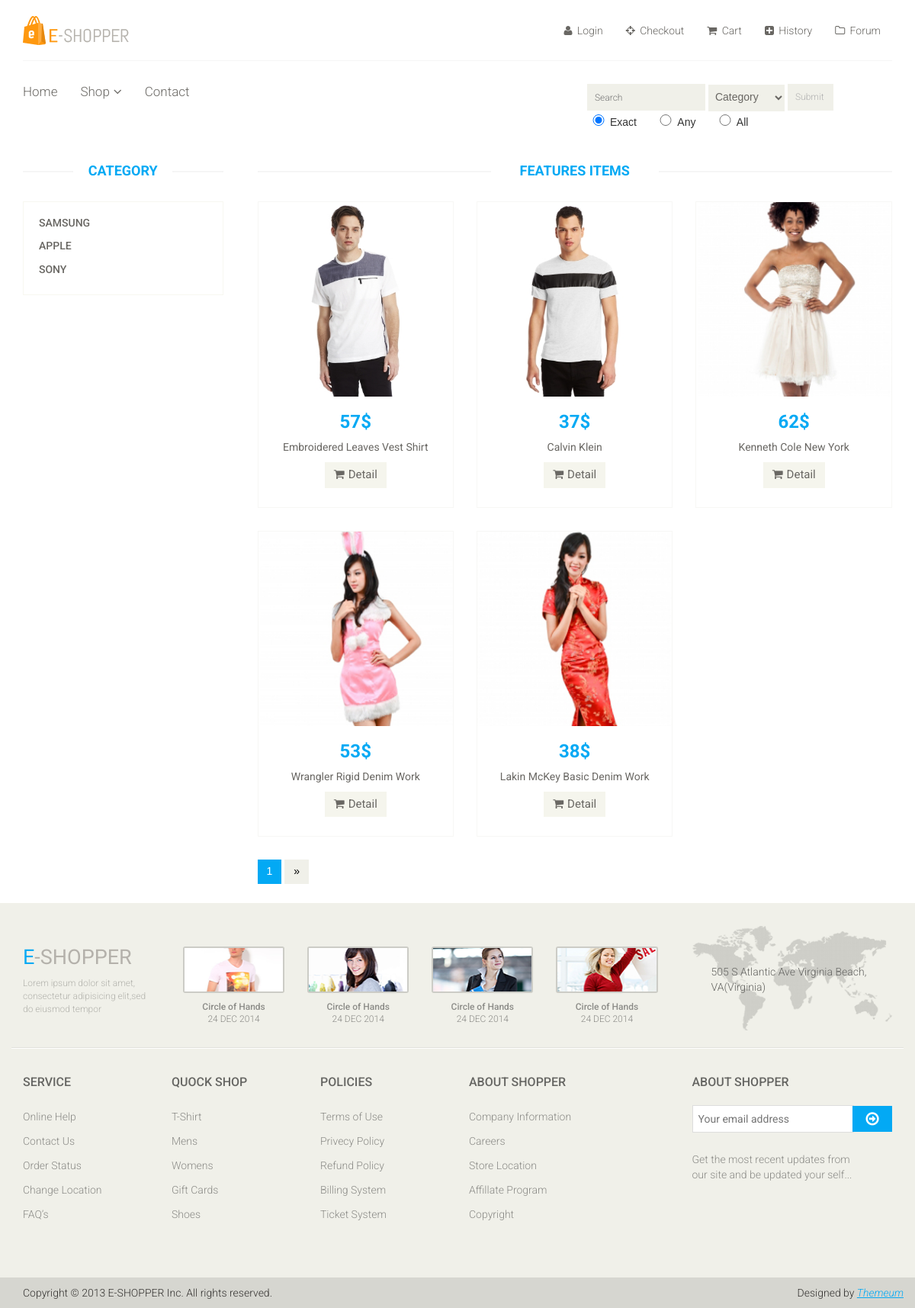
Screenshot of /shop.php?cat=Sony&i=1 with the database file from the repository.
### tables this page shows
CREATE TABLE IF NOT EXISTS `category` (
  `ID` int(11) NOT NULL,
  `Name` varchar(15) NOT NULL
);

CREATE TABLE IF NOT EXISTS `item` (
  `ID` int(11) NOT NULL,
  `Name` varchar(45) DEFAULT NULL,
  `price` int(11) DEFAULT NULL,
  `image` varchar(100) DEFAULT NULL,
  `category` text NOT NULL,
  `Detail` varchar(1000) NOT NULL
);

### shop.php (the view, shortened to what this page needs)
<?php
        include("header.php");
?>
<body>
	<section>
		<div class='container'>
			<div class='row'>
				<?php
                    include("sidebar.php");
                ?>
				<div class='col-sm-9 padding-right'>
					<div class='features_items'>
						<h2 class='title text-center'>Features Items</h2>
						<?php
							$cat = $_REQUEST["cat"];
							if ($cat == "All")
								$sel=mysql_query("select * from item");
							else
								$sel=mysql_query("select * from item where category = '$cat'");
							$arrlength = mysql_numrows($sel);
							$imax = 1;
							if($arrlength% 9==0)
							{
								$imax = $arrlength/12;
							}
							else
							{
								$imax = ($arrlength - $arrlength%12)/12 + 1;
							}
							$ci = $_REQUEST["i"];
							for($x = ($ci-1)*9 ; $x < $arrlength and $x < $ci*9; $x++) {
								echo "
							   <div class='col-sm-4'>
									<div class='product-image-wrapper'>
										<div class='single-products'>
												<div class='productinfo text-center'>
                                                    <a href='product-details.php?index=".mysql_result($sel,$x,"ID")."' >
													   <img src=".mysql_result($sel,$x,"image")." alt='' />
													</a>
                                                    <h2>".mysql_result($sel,$x,"price")."$</h2>
													<p>".mysql_result($sel,$x,"Name")."</p>
													<a href='product-details.php?index=".mysql_result($sel,$x,"ID")."' class='btn btn-default add-to-cart'><i class='fa fa-shopping-cart'></i>Detail</a>
												</div>
										</div>
									</div>
								</div>";
							}
                        ?>
						</div>
						<?php
						echo "<div><ul class='pagination'>";
                        for($i = 1; $i<= $imax; $i++ )
                        {
                            if($ci==$i)
                            {
                                echo "<li class='active'><a href='?cat=".$cat."&i=".$i."'>".$i."</a></li>";
                            }
                            else
                            {
                                echo "<li><a href='?cat=".$cat."&i=".$i."''>".$i."</a></li>";
                            }
                        }
                        if($ci >= $imax)
                        {
                            echo "<li><a href='?cat=".$cat."&i=".$imax."''>&raquo;</a></li>";
                        }
                        else
                        {
                            echo "<li><a href='?cat=".$cat."&i=".($ci+1)."''>&raquo;</a></li>";
                        }
						echo "</ul></div>";
                        ?>
				</div>
			</div>
		</div>
	</section>
</body>
<?php
	include("footer.php");
?>

### sidebar.php (shortened to what this page needs)
<div class='col-sm-3'>
	<div class='left-sidebar'>
		<h2>Category</h2>
		<div class='panel-group category-products' id='accordian'>
			<?php
				$sel = mysql_query("select * from category");
				while($arr=mysql_fetch_array($sel))
				{
					$name = $arr["Name"];
					echo "
						<div class='panel panel-default'>
							<div class='panel-heading'>
								<h4 class='panel-title'><a href='shop.php?cat=$name&i=1'>$name</a></h4>
							</div>
						</div>
					";
				}
			?>
		</div>
	</div>
</div>

### css/main.css (style rules this page uses)
body { font-family: 'Tahoma', sans-serif; background:; position: relative; font-weight:400px; }
ul li { list-style: none; }
a { -webkit-transition: 300ms; -moz-transition: 300ms; -o-transition: 300ms; transition: 300ms; }
h1, h2, h3, h4, h5, h6 { font-family: 'Roboto', sans-serif; }
.category-products { border: 1px solid #F7F7F0; margin-bottom: 35px; padding-bottom: 20px; padding-top: 15px; }
.left-sidebar h2, .brands_products h2 { color: #03a9f4; font-family: 'Roboto', sans-serif; font-size: 18px; font-weight: 700; margin: 0 auto 30px; text-align: center; text-transform: uppercase; position: relative; z-index:3; }
.left-sidebar h2:after, h2.title:after { content: " "; position: absolute; border: 1px solid #f5f5f5; bottom:8px; left: 0; width: 100%; height: 0; z-index: -2; }
.left-sidebar h2:before { content: " "; position: absolute; background: #fff; bottom: -6px; width: 130px; height: 30px; z-index: -1; left: 50%; margin-left: -65px; }
h2.title:before { content: " "; position: absolute; background: #fff; bottom: -6px; width: 220px; height: 30px; z-index: -1; left: 50%; margin-left: -110px; }
.category-products .panel { background-color: #FFFFFF; border: 0px; border-radius: 0px; box-shadow:none; margin-bottom: 0px; }
.category-products .panel-default .panel-heading { background-color: #FFFFFF; border: 0 none; color: #FFFFFF; padding: 5px 20px; }
.category-products .panel-default .panel-heading .panel-title a { color: #696763; font-family: 'Roboto', sans-serif; font-size: 14px; text-decoration: none; text-transform: uppercase; }
.padding-right { padding-right: 0; }
.features_items { overflow:hidden; }
h2.title { color: #03a9f4; font-family: 'Roboto', sans-serif; font-size: 18px; font-weight: 700; margin: 0 15px; text-transform: uppercase; margin-bottom: 30px; position: relative; }
.product-image-wrapper { border:1px solid #F7F7F5; overflow: hidden; margin-bottom:30px; }
.single-products { position: relative; }
.productinfo h2 { color: #03a9f4; font-family: 'Roboto', sans-serif; font-size: 24px; font-weight: 700; }
.productinfo p { font-family: 'Roboto', sans-serif; font-size: 14px; font-weight: 400; color: #696763; }
.productinfo img { width: 100%; height: 255px; }
.productinfo { position:relative; }
.add-to-cart { background:#F5F5ED; border: 0 none; border-radius: 0; color: #696763; font-family: 'Roboto', sans-serif; font-size: 15px; margin-bottom: 25px; }
.add-to-cart i { margin-right:5px; }
.pagination { display: inline-block; margin-bottom: 25px; margin-top: 0; padding-left: 15px; }
.pagination li:first-child a, .pagination li:first-child span { border-bottom-left-radius: 0; border-top-left-radius: 0; margin-left: 0; }
.pagination li:last-child a, .pagination li:last-child span { border-bottom-right-radius: 0; border-top-right-radius: 0; }
.pagination .active a, .pagination .active span, .pagination .active a:hover, .pagination .active span:hover, .pagination .active a:focus, .pagination .active span:focus { background-color: #03a9f4; border-color: #03a9f4; color: #FFFFFF; cursor: default; z-index: 2; }
.pagination li a, .pagination li span { background-color: #f0f0e9; border: 0; float: left; line-height: 1.42857; margin-left: -1px; padding: 6px 12px; position: relative; text-decoration: none; margin-right: 5px; color:#000; }

### rows the page displays
category: Name "SAMSUNG"
category: Name "APPLE"
category: Name "SONY"
item: image (picture), price "57", Name "Embroidered Leaves Vest Shirt"
item: image (picture), price "37", Name "Calvin Klein"
item: image (picture), price "62", Name "Kenneth Cole New York"
item: image (picture), price "53", Name "Wrangler Rigid Denim Work"
item: image (picture), price "38", Name "Lakin McKey Basic Denim Work"
